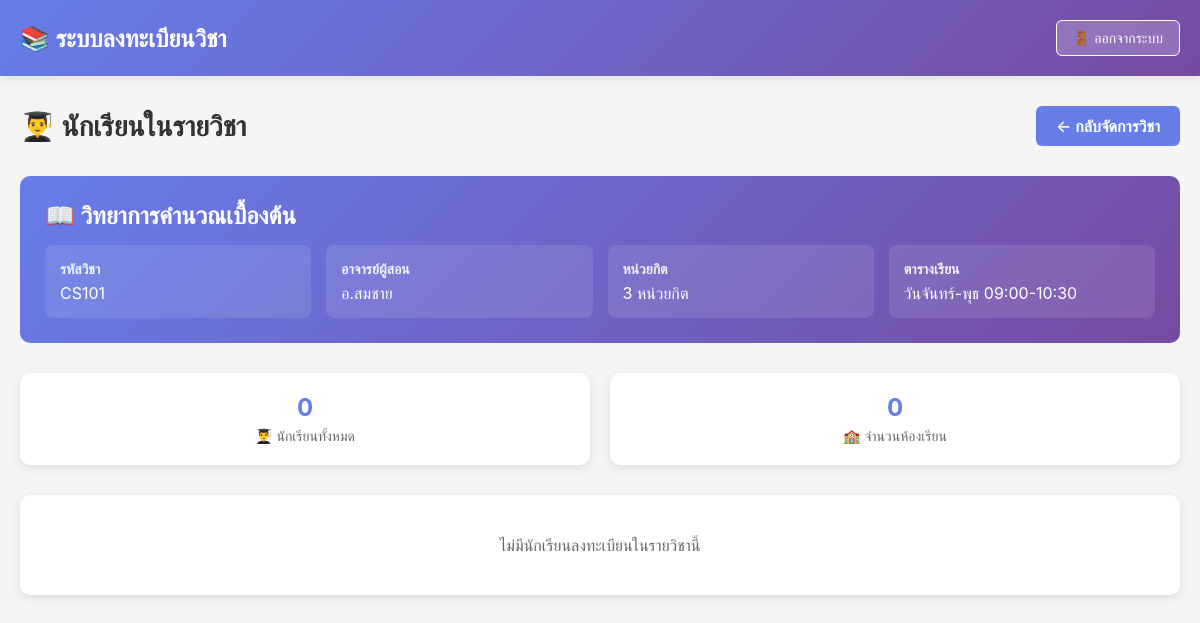
/admin/course-students.php?course_id=1 (signed in), run on the app's committed database.
### tables this page shows
CREATE TABLE courses (
    id INT AUTO_INCREMENT PRIMARY KEY,
    course_code VARCHAR(50) NOT NULL,
    course_name VARCHAR(255) NOT NULL,
    teacher_name VARCHAR(150) NOT NULL,
    credits INT NOT NULL,
    schedule_day VARCHAR(100),
    schedule_time VARCHAR(50),
    max_seats INT NOT NULL DEFAULT 30,
    allowed_classes TEXT,
    academic_year INT NOT NULL DEFAULT 2024,
    continuation_course_id INT,
    status ENUM('open', 'closed') DEFAULT 'open',
    description TEXT,
    created_at TIMESTAMP DEFAULT CURRENT_TIMESTAMP,
    updated_at TIMESTAMP DEFAULT CURRENT_TIMESTAMP ON UPDATE CURRENT_TIMESTAMP,
    UNIQUE KEY unique_course_year (course_code, academic_year),
    FOREIGN KEY (continuation_course_id) REFERENCES courses(id) ON DELETE SET NULL,
    INDEX idx_course_code (course_code),
    INDEX idx_status (status),
    INDEX idx_academic_year (academic_year)
);

### admin/course-students.php (the view, shortened to what this page needs)
<?php
include '../config.php';
$course_id = (int)($_GET['course_id'] ?? 0);
$course_query = "SELECT * FROM courses WHERE id = ?";
$course_stmt = $conn->prepare($course_query);
$course_stmt->bind_param("i", $course_id);
$course_stmt->execute();
$course_result = $course_stmt->get_result();
$course = $course_result->fetch_assoc();
$enrolled_students = [];
$students_by_class = [];
?>
<!DOCTYPE html>
<html lang="th">
<head>
</head>
<body>
    <div class="navbar">
        <div class="navbar-container">
            <div class="navbar-brand">📚 <?php echo SITE_NAME; ?></div>
            <a href="../logout.php" class="btn-logout">🚪 ออกจากระบบ</a>
        </div>
    </div>
    <div class="container">
        <div class="page-header">
            <h2>👨‍🎓 นักเรียนในรายวิชา</h2>
            <a href="courses-management.php" class="btn-back">← กลับจัดการวิชา</a>
        </div>
        <div class="course-info-card">
            <h3>📖 <?php echo htmlspecialchars($course['course_name']); ?></h3>
            <div class="course-info-grid">
                <div class="course-info-item">
                    <strong>รหัสวิชา</strong>
                    <?php echo htmlspecialchars($course['course_code']); ?>
                </div>
                <div class="course-info-item">
                    <strong>อาจารย์ผู้สอน</strong>
                    <?php echo htmlspecialchars($course['teacher_name']); ?>
                </div>
                <div class="course-info-item">
                    <strong>หน่วยกิต</strong>
                    <?php echo $course['credits']; ?> หน่วยกิต
                </div>
                <div class="course-info-item">
                    <strong>ตารางเรียน</strong>
                    <?php echo htmlspecialchars($course['schedule_day'] . ' ' . $course['schedule_time']); ?>
                </div>
            </div>
        </div>
        <div class="stats-grid">
            <div class="stat-card">
                <div class="stat-value"><?php echo count($enrolled_students); ?></div>
                <div class="stat-label">👨‍🎓 นักเรียนทั้งหมด</div>
            </div>
            <div class="stat-card">
                <div class="stat-value"><?php echo count($students_by_class); ?></div>
                <div class="stat-label">🏫 จำนวนห้องเรียน</div>
            </div>
        </div>
        <?php if (!empty($students_by_class)): ?>
            <div class="students-container">
                <?php foreach ($students_by_class as $class_name => $students): ?>
                    <div class="class-section">
                        <div class="class-header">
                            🏫 ห้อง <?php echo htmlspecialchars($class_name); ?>
                            (<?php echo count($students); ?> คน)
                        </div>
                        <table class="students-table">
                            <thead>
                                <tr>
                                    <th>เลขที่</th>
                                    <th>รหัสนักเรียน</th>
                                    <th>ชื่อ-นามสกุล</th>
                                    <th>ชื่อผู้ใช้</th>
                                    <th>วันที่ลงทะเบียน</th>
                                </tr>
                            </thead>
                            <tbody>
                                <?php foreach ($students as $student): ?>
                                    <tr>
                                        <td><?php echo $student['class_number'] ?: '-'; ?></td>
                                        <td><?php echo htmlspecialchars($student['student_id']); ?></td>
                                        <td><?php echo htmlspecialchars($student['full_name']); ?></td>
                                        <td><?php echo htmlspecialchars($student['username']); ?></td>
                                        <td><?php echo format_date_thai($student['enrolled_at']); ?></td>
                                    </tr>
                                <?php endforeach; ?>
                            </tbody>
                        </table>
                    </div>
                <?php endforeach; ?>
            </div>
        <?php else: ?>
            <div class="students-container">
                <div style="text-align: center; padding: 40px; color: #666;">
                    ไม่มีนักเรียนลงทะเบียนในรายวิชานี้
                </div>
            </div>
        <?php endif; ?>
    </div>
</body>
</html>

### admin/course-students.php (style rules this page uses)
* { margin: 0; padding: 0; box-sizing: border-box; }
body { font-family: -apple-system, BlinkMacSystemFont, 'Segoe UI', Roboto, sans-serif; background: #f5f5f5; }
.navbar { background: linear-gradient(135deg, #667eea 0%, #764ba2 100%); color: white; padding: 20px 0; box-shadow: 0 2px 10px rgba(0,0,0,0.1); }
.navbar-container { max-width: 1200px; margin: 0 auto; padding: 0 20px; display: flex; justify-content: space-between; align-items: center; }
.navbar-brand { font-size: 24px; font-weight: 700; }
.btn-logout { padding: 8px 16px; background: rgba(255,255,255,0.2); color: white; border: 1px solid white; border-radius: 6px; text-decoration: none; font-size: 14px; transition: all 0.3s; }
.container { max-width: 1200px; margin: 30px auto; padding: 0 20px; }
.page-header { display: flex; justify-content: space-between; align-items: center; margin-bottom: 30px; flex-wrap: wrap; gap: 15px; }
.page-header h2 { font-size: 28px; color: #333; }
.btn-back { padding: 10px 20px; background: #667eea; color: white; text-decoration: none; border-radius: 6px; font-weight: 600; transition: all 0.3s; }
.course-info-card { background: linear-gradient(135deg, #667eea 0%, #764ba2 100%); color: white; padding: 25px; border-radius: 10px; margin-bottom: 30px; }
.course-info-card h3 { font-size: 24px; margin-bottom: 15px; }
.course-info-grid { display: grid; grid-template-columns: repeat(auto-fit, minmax(200px, 1fr)); gap: 15px; margin-top: 15px; }
.course-info-item { background: rgba(255,255,255,0.1); padding: 15px; border-radius: 8px; }
.course-info-item strong { display: block; margin-bottom: 5px; font-size: 14px; opacity: 0.9; }
.students-container { background: white; border-radius: 10px; box-shadow: 0 3px 10px rgba(0,0,0,0.1); overflow: hidden; }
.stats-grid { display: grid; grid-template-columns: repeat(auto-fit, minmax(200px, 1fr)); gap: 20px; margin-bottom: 30px; }
.stat-card { background: white; padding: 20px; border-radius: 10px; box-shadow: 0 3px 10px rgba(0,0,0,0.1); text-align: center; }
.stat-value { font-size: 24px; font-weight: 700; color: #667eea; margin-bottom: 5px; }
.stat-label { color: #666; font-size: 14px; }

### data on the page
courses: course_name "วิทยาการคำนวณเบื้องต้น", course_code "CS101", teacher_name "อ.สมชาย", credits "3", schedule_day+schedule_time "วันจันทร์-พุธ 09:00-10:30"

### other printed values
SITE_NAME "ระบบลงทะเบียนวิชา"
count($enrolled_students) "0"
count($students_by_class) "0"
